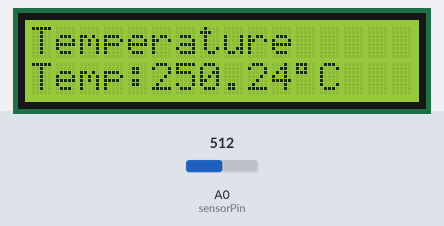
Bench run of a sketch on a simulated Arduino Uno, built with avr-gcc and run on an emulated ATmega328P. On the bench: 16×2 character LCD. The inputs (shaded band) are chosen by the test bench; at power-on: A0 (sensorPin) = 512. What the sketch prints to the serial monitor is not drawn.

Above: at 1.2 s.
1.3 s: A0 (sensorPin) set to 22
At 2.7 s:
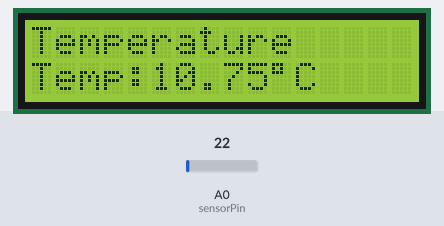
3.6 s: A0 (sensorPin) set to 18
At 5.2 s:
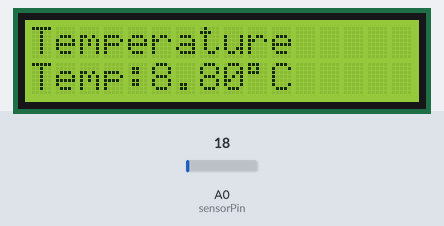
5.6 s: A0 (sensorPin) set to 0
At 6.5 s:
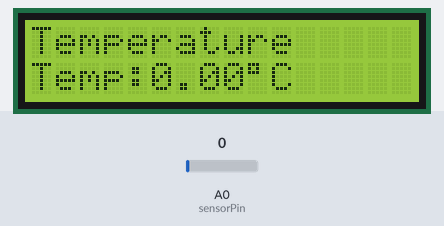
Timing chart, 0 to 8.6 s (numbered marks = the images above; inputs shaded):
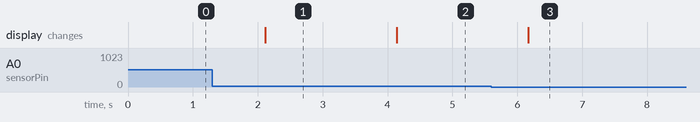

Measured:
- after the input at 1.3 s, the display: changes after 0.82 s (image 1)
- after the input at 3.6 s, the display: changes after 0.55 s (image 2)
- after the input at 5.6 s, the display: changes after 0.57 s (image 3)

The sketch:

temperature_monitoring.ino
```cpp
#include <LiquidCrystal.h>

#include <Wire.h>
#include <LiquidCrystal_I2C.h>

LiquidCrystal_I2C lcd(0x27,16,2);

const int sensorPin = A0;

void setup()
{
  Serial.begin(9600);

  lcd.init();
  lcd.backlight();

  lcd.setCursor(0,0);
  lcd.print("Temperature");
}

void loop()
{
  int value = analogRead(sensorPin);

  float voltage = value * (5.0 / 1023.0);

  float temperature = voltage * 100;

  lcd.setCursor(0,1);
  lcd.print("Temp:");
  lcd.print(temperature);
  lcd.print((char)223);
  lcd.print("C ");

  Serial.print("Temperature = ");
  Serial.print(temperature);
  Serial.println(" C");

  delay(1000);
}
```
